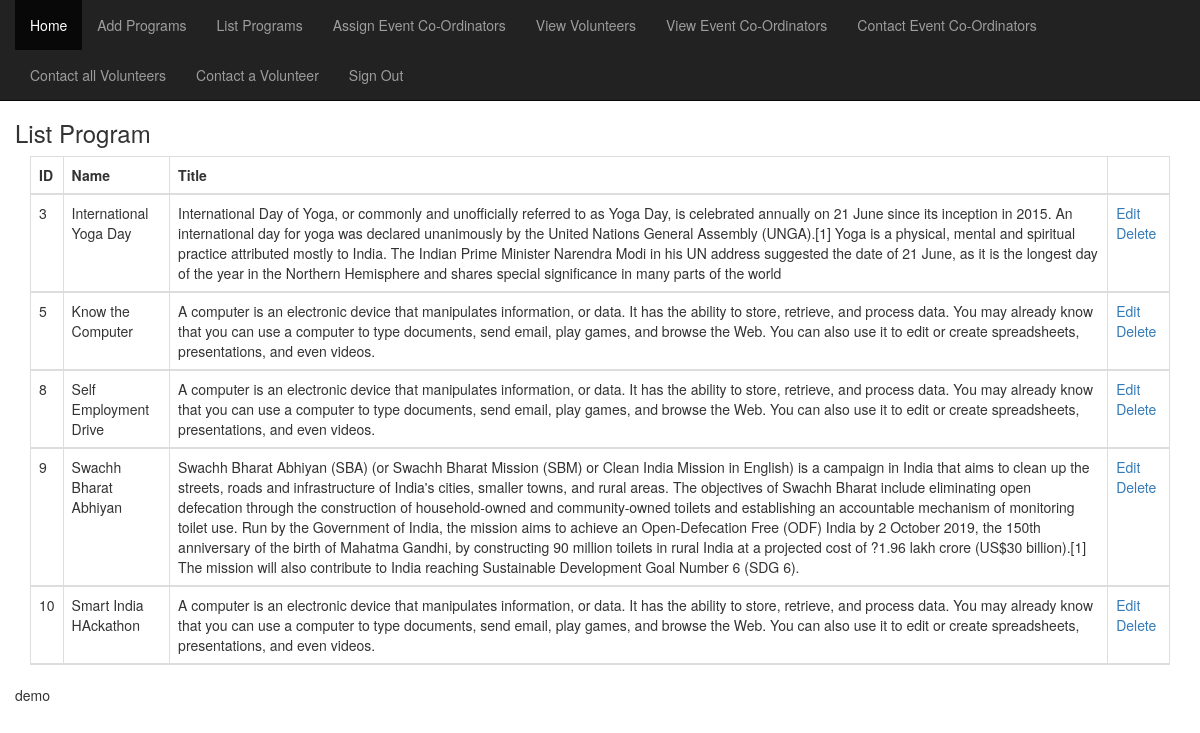
Screenshot of /AdminPanel/manage/listPage.php (signed in) with the database file from the repository.
### tables this page shows
CREATE TABLE `event` (
  `eid` int(10) NOT NULL,
  `ename` varchar(250) NOT NULL,
  `description` text NOT NULL,
  `overview` text NOT NULL,
  `district` varchar(250) NOT NULL,
  `subdivision` varchar(250) NOT NULL,
  `block` text NOT NULL,
  `address` varchar(320) NOT NULL,
  `pincode10` int(10) NOT NULL,
  `cid` int(10) NOT NULL,
  `createdate` date NOT NULL,
  `removedate` date NOT NULL,
  `startdate` date NOT NULL,
  `enddate` date NOT NULL,
  `social` tinyint(1) NOT NULL,
  `technical` tinyint(1) NOT NULL,
  `cultural` tinyint(1) NOT NULL,
  `womenempowerment` tinyint(1) NOT NULL,
  `sports` tinyint(1) NOT NULL,
  `health` tinyint(1) NOT NULL,
  `image` longblob NOT NULL
);

### AdminPanel/manage/page/pageClass.php (called while the page is built, shortened)
<?php
class pageClass extends connectionClass{
    public function listPage(){
        $select="select * from event";
        $result= $this->query($select) or die($this->error);
        $count=$result->num_rows;
        if($count<1)
        {
            return"There is no row";
        }
        else{
            while($row=$result->fetch_array(1)){
                $rows[]=$row;
            }
            return $rows;
        }
    }
}
?>

### AdminPanel/manage/listPage.php (the view, shortened to what this page needs)
<?php
include_once '/page/pageClass.php';
$pageClass=new pageClass();
$pageList=$pageClass->listPage();
?>
<!DOCTYPE html>
<html lang="en">
<head>
  <link rel="stylesheet" href="https://maxcdn.bootstrapcdn.com/bootstrap/3.3.7/css/bootstrap.min.css">
  <link rel="stylesheet" href="https://cdnjs.cloudflare.com/ajax/libs/font-awesome/4.7.0/css/font-awesome.min.css">
</head>
<body>
<nav class="navbar navbar-inverse navbar-fixed-top" id="header">
  <div class="container-fluid" >
      <div class="collapse navbar-collapse" id="myNavbar">
         <ul class="nav navbar-nav navbar-right">
            <li class="active"><a href="admin.php">Home</a></li>
            <li><a href="addPage.php">Add Programs</a></li>
            <li><a href="listPage.php">List Programs</a></li>
            <li><a href="#" target="_blank">Assign Event Co-Ordinators</a></li>
            <li><a href="view-volunteers.php">View Volunteers</a></li>
            <li><a href="view-coordinators.php">View Event Co-Ordinators</a></li>
            <li><a href="coordinatorsms.php">Contact Event Co-Ordinators</a></li>
            <li><a href="eventsms.php">Contact all Volunteers</a></li>
            <li><a href="message-a-volunteer.php">Contact a Volunteer</a></li>
            <li><a href="logout.php" class="float-right;">Sign Out</a></li>
         </ul>
      </div>
   </div></nav>
    <div class="container-fluid"><br><br><br><br><br>
         <h3>List Program</h3>
         <div class="container-fluid">
        <table class="table table-striped table-bordered">
            <thead>
                <tr>
                    <th>ID</th><th>Name</th><th>Title</th><th></th>
                </tr>
                <?php
                if(count($pageList)>=1)
                {
                    foreach ($pageList as $value){
                        echo '<tr>
                        <td>'.$value["eid"].'</td> <td>'.$value["ename"].'</td> <td>'.$value["description"].'</td> <td><a href="editPage.php?id='.$value["eid"].'">Edit</a>
                            <a href="listPage.php?did='.$value["eid"].'">Delete</a></td>
                        </tr>';
                    }
                }
                ?>
            </thead>
        </table>
        </div>
          <?php echo $_SESSION[username]; ?>
    </div>
  </body>
</html>

### AdminPanel/manage/listPage.php (style rules this page uses)
body { background-color: white; text-decoration-color: white; }

### rows the page displays
event: eid "3", ename "International Yoga Day", description "International Day of Yoga, or commonly and unofficially referred to as Yoga Day, is celebrated annually on 21 June since its inception in 2015. An international day for yoga was declared unanimously by the United Nations General Assembly (UNGA).[1] Yoga is a physical, mental and spiritual practice attributed mostly to India. The Indian Prime Minister Narendra Modi in his UN address suggested the date of 21 June, as it is the longest day of the year in the Northern Hemisphere and shares special significance in many parts of the world"
event: eid "5", ename "Know the Computer", description "A computer is an electronic device that manipulates information, or data. It has the ability to store, retrieve, and process data. You may already know that you can use a computer to type documents, send email, play games, and browse the Web. You can also use it to edit or create spreadsheets, presentations, and even videos."
event: eid "8", ename "Self Employment Drive", description "A computer is an electronic device that manipulates information, or data. It has the ability to store, retrieve, and process data. You may already know that you can use a computer to type documents, send email, play games, and browse the Web. You can also use it to edit or create spreadsheets, presentations, and even videos."
event: eid "9", ename "Swachh Bharat Abhiyan", description "Swachh Bharat Abhiyan (SBA) (or Swachh Bharat Mission (SBM) or Clean India Mission in English) is a campaign in India that aims to clean up the streets, roads and infrastructure of India's cities, smaller towns, and rural areas. The objectives of Swachh Bharat include eliminating open defecation through the construction of household-owned and community-owned toilets and establishing an accountable mechanism of monitoring toilet use. Run by the Government of India, the mission aims to achieve an Open-Defecation Free (ODF) India by 2 October 2019, the 150th anniversary of the birth of Mahatma Gandhi, by constructing 90 million toilets in rural India at a projected cost of ?1.96 lakh crore…"
event: eid "10", ename "Smart India HAckathon", description "A computer is an electronic device that manipulates information, or data. It has the ability to store, retrieve, and process data. You may already know that you can use a computer to type documents, send email, play games, and browse the Web. You can also use it to edit or create spreadsheets, presentations, and even videos."

### other values shown
$_SESSION[username] "demo"
